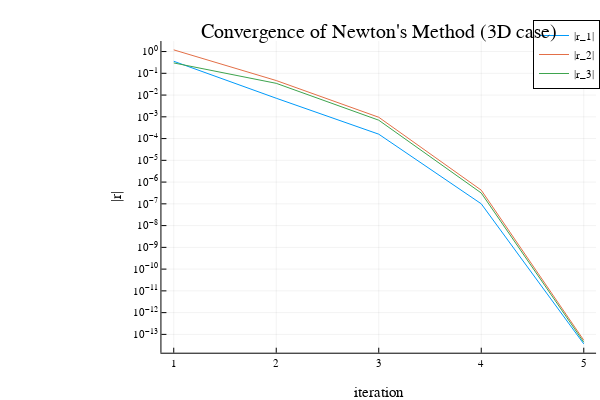

Here is the notebook cell this chart was saved with:
### Code cell
@testset "2b" begin 
    # residual function 
    r(x) = [sin(x[3] + 0.3)*cos(x[2]- 0.2) - 0.3*x[1];
            cos(x[1]) + sin(x[2]) + tan(x[3]);
            3*x[1] + 0.1*x[2]^3]
    
    x0 = [.1;.1;0.1]
    X = newtons_method(x0, r; max_iters = 10)
    R = r.(X) # the . evaluates the function at each element of the array

    Rp = [[abs(R[i][ii]) for i = 1:length(R)] for ii = 1:3] # this gets abs of each term at each iteration
    
    # tests 
    @test norm(R[end])<1e-10 
    
    # convergence plotting 
    plot(Rp[1],yaxis=:log,ylabel = "|r|",xlabel = "iteration",
         yticks= [1.0*10.0^(-x) for x = float(15:-1:-2)],
         title = "Convergence of Newton's Method (3D case)",label = "|r_1|")
    plot!(Rp[2],label = "|r_2|")
    display(plot!(Rp[3],label = "|r_3|"))

end

### Figure 1 — Plotly figure (JSON) as saved in the notebook; plotly's stock layout.template omitted (floating-point values rounded to 4 significant figures)
{"data": [{"colorbar": {"len": 0.8657, "title": "", "x": 0.9934, "y": 0.5087}, "legendgroup": "|r_1|", "line": {"color": "rgba(0, 154, 250, 1.000)", "dash": "solid", "shape": "linear", "width": 1}, "mode": "lines", "name": "|r_1|", "showlegend": true, "type": "scatter", "x": [1, 2, 3, 4, 5], "xaxis": "x", "y": [0.3575, 0.007143, 0.0001593, 1.002e-07, 3.66e-14], "yaxis": "y", "zmax": null, "zmin": null}, {"colorbar": {"len": 0.8657, "title": "", "x": 0.9934, "y": 0.5087}, "legendgroup": "|r_2|", "line": {"color": "rgba(227, 111, 71, 1.000)", "dash": "solid", "shape": "linear", "width": 1}, "mode": "lines", "name": "|r_2|", "showlegend": true, "type": "scatter", "x": [1, 2, 3, 4, 5], "xaxis": "x", "y": [1.195, 0.04649, 0.0009548, 4.245e-07, 5.373e-14], "yaxis": "y", "zmax": null, "zmin": null}, {"colorbar": {"len": 0.8657, "title": "", "x": 0.9934, "y": 0.5087}, "legendgroup": "|r_3|", "line": {"color": "rgba(62, 164, 78, 1.000)", "dash": "solid", "shape": "linear", "width": 1}, "mode": "lines", "name": "|r_3|", "showlegend": true, "type": "scatter", "x": [1, 2, 3, 4, 5], "xaxis": "x", "y": [0.3001, 0.03457, 0.0006995, 3.15e-07, 4.376e-14], "yaxis": "y", "zmax": null, "zmin": null}], "layout": {"annotations": [{"font": {"color": "rgba(0, 0, 0, 1.000)", "family": "sans-serif", "size": 20}, "rotation": 0, "showarrow": false, "text": "Convergence of Newton's Method (3D case)", "x": 0.6312, "xanchor": "center", "xref": "paper", "y": 1, "yanchor": "top", "yref": "paper"}], "height": 400, "legend": {"bgcolor": "rgba(255, 255, 255, 1.000)", "bordercolor": "rgba(0, 0, 0, 1.000)", "borderwidth": 1, "font": {"color": "rgba(0, 0, 0, 1.000)", "family": "sans-serif", "size": 11}, "title": {"font": {"color": "rgba(0, 0, 0, 1.000)", "family": "sans-serif", "size": 15}, "text": ""}, "tracegroupgap": 0, "traceorder": "normal", "x": 1, "xanchor": "auto", "y": 1, "yanchor": "auto"}, "margin": {"b": 20, "l": 0, "r": 0, "t": 20}, "paper_bgcolor": "rgba(255, 255, 255, 1.000)", "plot_bgcolor": "rgba(255, 255, 255, 1.000)", "showlegend": true, "width": 600, "xaxis": {"anchor": "y", "domain": [0.2691, 0.9934], "gridcolor": "rgba(0, 0, 0, 0.100)", "gridwidth": 0.5, "linecolor": "rgba(0, 0, 0, 1.000)", "mirror": false, "range": [0.88, 5.12], "showgrid": true, "showline": true, "showticklabels": true, "tickangle": 0, "tickcolor": "rgb(0, 0, 0)", "tickfont": {"color": "rgba(0, 0, 0, 1.000)", "family": "sans-serif", "size": 11}, "tickmode": "array", "ticks": "inside", "ticktext": ["1", "2", "3", "4", "5"], "tickvals": [1, 2, 3, 4, 5], "title": "iteration", "titlefont": {"color": "rgba(0, 0, 0, 1.000)", "family": "sans-serif", "size": 15}, "type": "-", "visible": true, "zeroline": false, "zerolinecolor": "rgba(0, 0, 0, 1.000)"}, "yaxis": {"anchor": "x", "domain": [0.07581, 0.9415], "gridcolor": "rgba(0, 0, 0, 0.100)", "gridwidth": 0.5, "linecolor": "rgba(0, 0, 0, 1.000)", "mirror": false, "range": [-13.84, 0.4828], "showgrid": true, "showline": true, "showticklabels": true, "tickangle": 0, "tickcolor": "rgb(0, 0, 0)", "tickfont": {"color": "rgba(0, 0, 0, 1.000)", "family": "sans-serif", "size": 11}, "tickmode": "array", "ticks": "inside", "ticktext": ["10<sup>−13</sup>", "10<sup>−12</sup>", "10<sup>−11</sup>", "10<sup>−10</sup>", "10<sup>−9</sup>", "10<sup>−8</sup>", "10<sup>−7</sup>", "10<sup>−6</sup>", "10<sup>−5</sup>", "10<sup>−4</sup>", "10<sup>−3</sup>", "10<sup>−2</sup>", "10<sup>−1</sup>", "10<sup>0</sup>"], "tickvals": [1e-13, 1e-12, 1e-11, 1e-10, 1e-09, 1e-08, 1e-07, 1e-06, 1e-05, 0.0001, 0.001, 0.01, 0.1, 1], "title": "|r|", "titlefont": {"color": "rgba(0, 0, 0, 1.000)", "family": "sans-serif", "size": 15}, "type": "log", "visible": true, "zeroline": false, "zerolinecolor": "rgba(0, 0, 0, 1.000)"}}}
